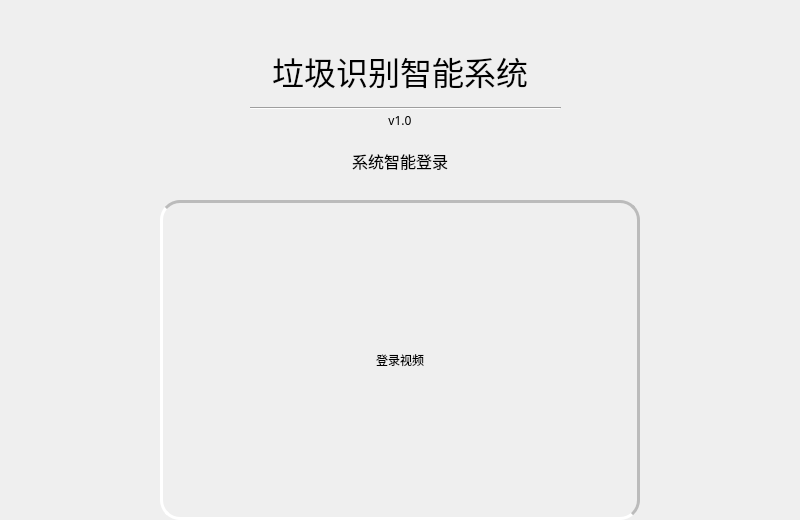
<?xml version="1.0" encoding="UTF-8"?>
<ui version="4.0">
 <class>Login</class>
 <widget class="QDialog" name="Login">
  <property name="geometry">
   <rect>
    <x>0</x>
    <y>0</y>
    <width>800</width>
    <height>520</height>
   </rect>
  </property>
  <property name="windowTitle">
   <string>垃圾识别智能系统 - 系统智能登录 </string>
  </property>
  <property name="styleSheet">
   <string notr="true">QLabel#lbl_face_video{
	border-top-color:#BBBBBB;
	border-right-color:#BBBBBB;
	border-bottom-color:#FFFFFF;
	border-left-color:#FFFFFF;
	border-style:solid;
	border-width: 3px;
	border-radius:20px;
}</string>
  </property>
  <widget class="QLabel" name="lbl_title">
   <property name="geometry">
    <rect>
     <x>220</x>
     <y>30</y>
     <width>360</width>
     <height>81</height>
    </rect>
   </property>
   <property name="font">
    <font>
     <family>华康娃娃体W5(P)</family>
     <pointsize>24</pointsize>
     <weight>50</weight>
     <bold>false</bold>
    </font>
   </property>
   <property name="text">
    <string>垃圾识别智能系统</string>
   </property>
   <property name="alignment">
    <set>Qt::AlignCenter</set>
   </property>
  </widget>
  <widget class="QLabel" name="lbl_version">
   <property name="geometry">
    <rect>
     <x>370</x>
     <y>110</y>
     <width>60</width>
     <height>20</height>
    </rect>
   </property>
   <property name="font">
    <font>
     <family>华康娃娃体W5(P)</family>
    </font>
   </property>
   <property name="text">
    <string>v1.0</string>
   </property>
   <property name="alignment">
    <set>Qt::AlignCenter</set>
   </property>
  </widget>
  <widget class="QLabel" name="lbl_subtitle">
   <property name="geometry">
    <rect>
     <x>330</x>
     <y>150</y>
     <width>140</width>
     <height>21</height>
    </rect>
   </property>
   <property name="font">
    <font>
     <family>华康娃娃体W5</family>
     <pointsize>12</pointsize>
     <weight>50</weight>
     <bold>false</bold>
    </font>
   </property>
   <property name="text">
    <string>系统智能登录</string>
   </property>
   <property name="alignment">
    <set>Qt::AlignCenter</set>
   </property>
  </widget>
  <widget class="Line" name="line">
   <property name="geometry">
    <rect>
     <x>250</x>
     <y>100</y>
     <width>311</width>
     <height>16</height>
    </rect>
   </property>
   <property name="orientation">
    <enum>Qt::Horizontal</enum>
   </property>
  </widget>
  <widget class="QLabel" name="lbl_face_video">
   <property name="geometry">
    <rect>
     <x>160</x>
     <y>200</y>
     <width>480</width>
     <height>320</height>
    </rect>
   </property>
   <property name="frameShape">
    <enum>QFrame::Panel</enum>
   </property>
   <property name="frameShadow">
    <enum>QFrame::Raised</enum>
   </property>
   <property name="text">
    <string>登录视频</string>
   </property>
   <property name="alignment">
    <set>Qt::AlignCenter</set>
   </property>
  </widget>
  <widget class="QLabel" name="label">
   <property name="geometry">
    <rect>
     <x>5</x>
     <y>370</y>
     <width>150</width>
     <height>150</height>
    </rect>
   </property>
   <property name="frameShape">
    <enum>QFrame::NoFrame</enum>
   </property>
   <property name="text">
    <string/>
   </property>
   <property name="pixmap">
    <pixmap>22.jpg</pixmap>
   </property>
  </widget>
  <widget class="QLabel" name="label_2">
   <property name="geometry">
    <rect>
     <x>645</x>
     <y>370</y>
     <width>150</width>
     <height>150</height>
    </rect>
   </property>
   <property name="frameShape">
    <enum>QFrame::NoFrame</enum>
   </property>
   <property name="lineWidth">
    <number>1</number>
   </property>
   <property name="text">
    <string/>
   </property>
   <property name="pixmap">
    <pixmap>33.jpg</pixmap>
   </property>
  </widget>
 </widget>
 <resources/>
 <connections/>
</ui>
